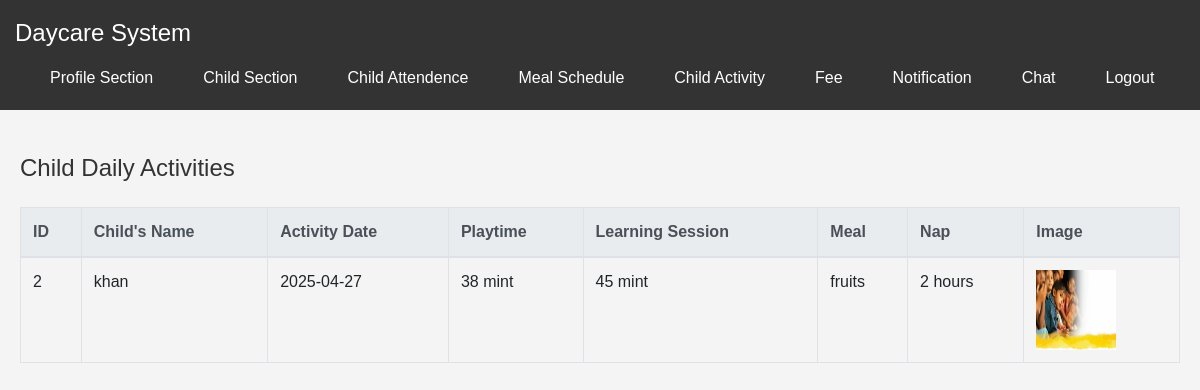
Screenshot of /child_activity.php (signed in) with the database file from the repository.
### tables this page shows
CREATE TABLE `child_activities` (
  `id` int(11) NOT NULL,
  `daycare_id` int(11) NOT NULL,
  `child_id` int(11) NOT NULL,
  `activity_date` date NOT NULL,
  `playtime` varchar(255) DEFAULT NULL,
  `learning_session` varchar(255) DEFAULT NULL,
  `meal` varchar(255) DEFAULT NULL,
  `nap` varchar(255) DEFAULT NULL,
  `image` varchar(255) DEFAULT NULL,
  `created_at` timestamp NOT NULL DEFAULT current_timestamp()
);

### child_activity.php (the view, shortened to what this page needs)
<?php
include 'db_connection.php';
$daycare_id = $_SESSION['user_id'];
$child_ids = [];
$sql_children = "SELECT id, name FROM daycare_children WHERE daycare_id = '$daycare_id'";
$result_children = mysqli_query($conn, $sql_children);
$child_names = [];
if (mysqli_num_rows($result_children) > 0) {
    while ($child = mysqli_fetch_assoc($result_children)) {
        $child_ids[] = $child['id'];
        $child_names[$child['id']] = $child['name'];
    }
}
$child_activities = [];
if (!empty($child_ids)) {
    $child_ids_string = implode(',', $child_ids);
    $sql_activities = "SELECT * FROM child_activities WHERE child_id IN ($child_ids_string) ORDER BY activity_date DESC";
    $result_activities = mysqli_query($conn, $sql_activities);
    if (mysqli_num_rows($result_activities) > 0) {
        while ($activity = mysqli_fetch_assoc($result_activities)) {
            $child_activities[] = $activity;
        }
    }
}
?>
<!DOCTYPE html>
<html lang="en">
<head>
    <link rel="stylesheet" href="https://stackpath.bootstrapcdn.com/bootstrap/4.5.2/css/bootstrap.min.css">
</head>
<body>
<?php include 'navbar.php'; ?>
<div class="main-content container mt-4">
    <h4>Child Daily Activities</h4>
    <table class="table table-bordered mt-4">
        <thead class="thead-light">
            <tr>
                <th>ID</th>
                <th>Child's Name</th>
                <th>Activity Date</th>
                <th>Playtime</th>
                <th>Learning Session</th>
                <th>Meal</th>
                <th>Nap</th>
                <th>Image</th>
            </tr>
        </thead>
        <tbody>
            <?php if (!empty($child_activities)) : ?>
                <?php foreach ($child_activities as $activity) : ?>
                    <tr>
                        <td><?php echo htmlspecialchars($activity['id']); ?></td>
                        <td><?php echo htmlspecialchars($child_names[$activity['child_id']] ?? 'Unknown Child'); ?></td>
                        <td><?php echo htmlspecialchars($activity['activity_date']); ?></td>
                        <td><?php echo htmlspecialchars($activity['playtime']); ?></td>
                        <td><?php echo htmlspecialchars($activity['learning_session']); ?></td>
                        <td><?php echo htmlspecialchars($activity['meal']); ?></td>
                        <td><?php echo htmlspecialchars($activity['nap']); ?></td>
                        <td>
                            <?php if (!empty($activity['image'])): ?>
                                <img src="uploads/<?php echo htmlspecialchars($activity['image']); ?>" width="80" height="80" alt="Activity Image">
                            <?php else: ?>
                                No Image
                            <?php endif; ?>
                        </td>
                    </tr>
                <?php endforeach; ?>
            <?php else : ?>
                <tr>
                    <td colspan="8" class="text-center">No activity records found.</td>
                </tr>
            <?php endif; ?>
        </tbody>
    </table>
</div>
</body>
</html>

### styles.css (style rules this page uses)
body { font-family: Arial, sans-serif; margin: 0; padding: 0; background-color: #f4f4f4; color: #333; }
.container { max-width: 1200px; margin: 0 auto; padding: 20px; }

### rows the page displays
child_activities: id "2", child "khan", activity_date "2025-04-27", playtime "38 mint", learning_session "45 mint", meal "fruits", nap "2 hours", image (picture)
